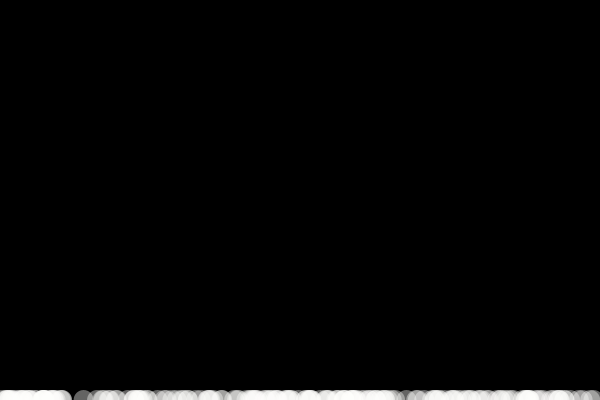
Frame 1 (no input)
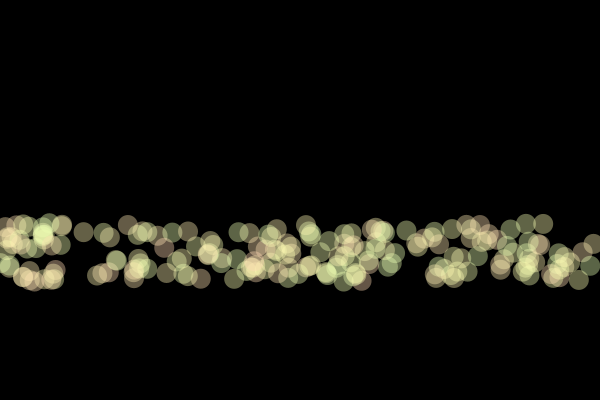
Frame 60 (the mouse pressed at the canvas centre just before this capture)
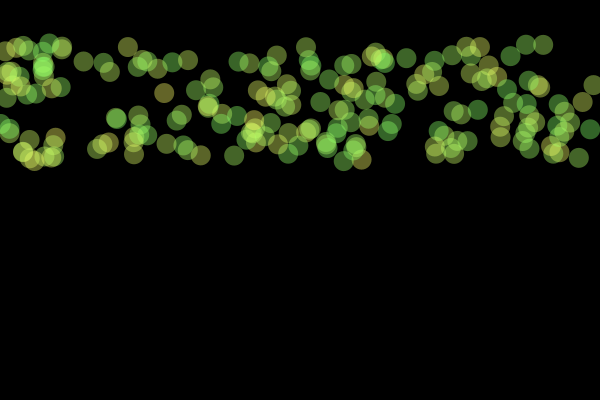
Frame 120 (the mouse held since frame 60 and released just before this capture)

The Processing sketch that drew these frames (run headless with seeded random() and noise(); from frame 60 on, the mouse is pressed at the canvas centre):

// Processing sketch: processing_166913
// ── processing_166913.pde

Confetti[]confetti = new Confetti[200];

void setup() {
  size(600, 400); 
  colorMode(HSB, 360, 100, 100, 255);
  for (int i = 0; i<confetti.length; i++) {
    confetti[i] = new Confetti(20);
  }
}

void draw() {
  background(0);
  for (int i = 0; i<confetti.length; i++) {
    confetti[i].display();
    confetti[i].fall();
  }
}


  class Confetti {
    float x, y, d, yspeed, h,hspeed, s, sspeed;

    Confetti(float _d) {
      x = random(width);
      y = height;
      d = _d;
      yspeed = random(2, 3);
      h = random(0,50); //hue
      hspeed = .5;
      s = 0;
      sspeed = .5;
    }

    void display() {
      noStroke();
       h = h+hspeed;
       s = s+sspeed;
      fill(h, s, 100, 100);
      ellipse(x, y, d, d);

    }

    void fall() {
      y = y-yspeed;
      
      if(h>360){
       hspeed = -hspeed; 
      }
      if (h<0){
        hspeed = -hspeed; 
      }
     
     if(s>100){
       sspeed = -sspeed; 
      }
      if (s<0){
        sspeed = -sspeed; 
      }

      if (y>height) {
        yspeed = -yspeed;
      }
      if (y<0) {
        yspeed = -yspeed;
      }
    }



  }
